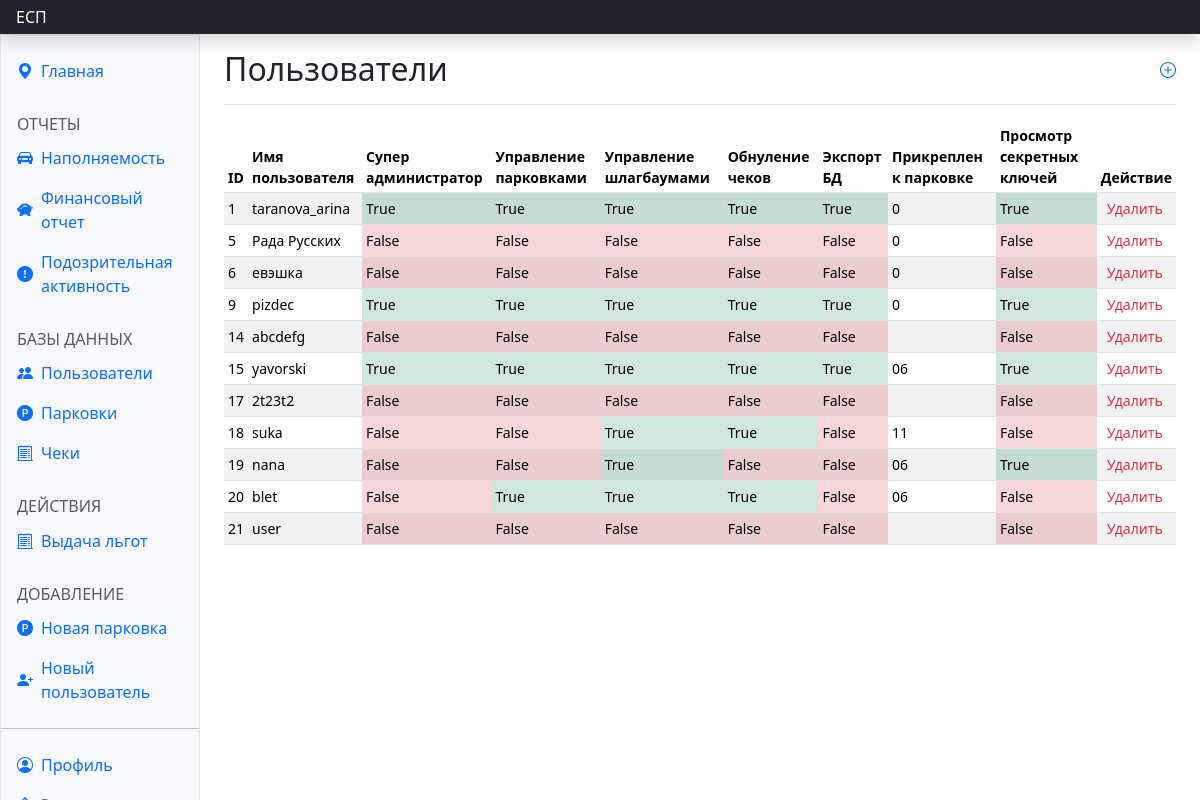
/dash_users/ (signed in), run on an earlier commit of the app's database.
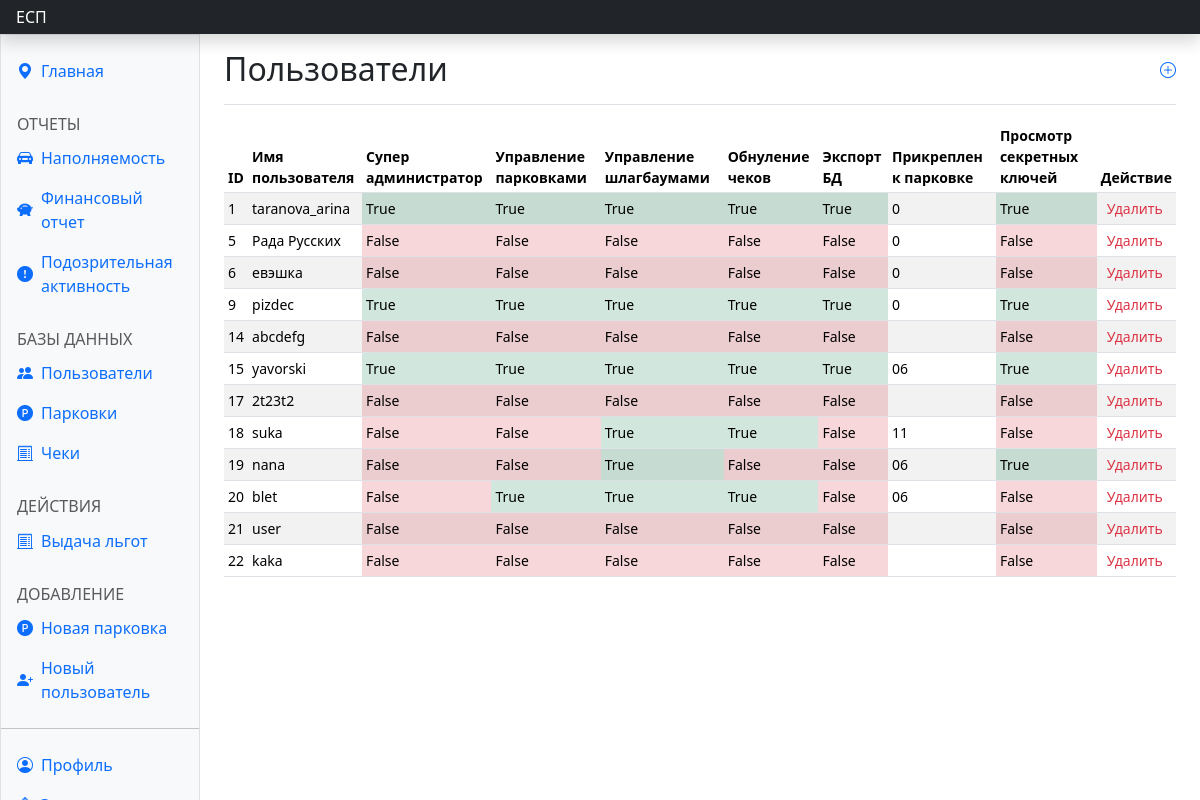
And on a later commit of the database.
### parkingapp/models.py (models this page shows, shortened)
class User(AbstractUser):
    card_num = models.PositiveBigIntegerField(default=0000)
    username = models.CharField(max_length=20, unique=True)
    phone_number = models.CharField(max_length=16, default=" ")
    park_id = models.CharField(default='', max_length=100)
    car_num = models.CharField(max_length=12, default='')
    is_superadmin = models.BooleanField(default=False)
    parking_control = models.BooleanField(default=False)
    barrier_control = models.BooleanField(default=False)
    coupon_control = models.BooleanField(default=False)
    export_right = models.BooleanField(default=False)
    parking_lot_view = models.BooleanField(default=False)

### parkingapp/views.py (the view)
# urls.py: path('dash_users/', views.dash_users, name='dash_users'),
@login_required(redirect_field_name=None)
def dash_users(request):
    if not request.user.is_superadmin:
        return redirect(reverse('parkingapp:dont_have_access'))
    if request.method == 'POST':
        value = request.POST.get('delete')
        user = User.objects.get(pk=value)
        user.delete()
    users = User.objects.all()
    context = {
        'title': '',
        'users': list(users),
    }
    return render(request, 'dash_users.html', context)

### parkingapp/templates/dash_users.html (shortened to what this page needs)
{% extends 'dash_base.html' %}
{% block usersact %}active{% endblock %}
{% block content %}
<main class="col-md-9 ms-sm-auto col-lg-10 px-md-4">
  <div class="d-flex justify-content-between flex-wrap flex-md-nowrap align-items-center pt-3 pb-2 mb-3 border-bottom">
    <h1 class="h2">Пользователи</h1>
    <a href="{% url 'parkingapp:signadmin' %}" class="text-decoration-none mb-2"><i class="bi bi-plus-circle"></i></a>
  </div>
  <div class="table-responsive small">
    <table class="table table-striped table-sm">
      <thead>
        <tr>
          <th scope="col">ID</th>
          <th scope="col">Имя пользователя</th>
          <th scope="col">Супер администратор</th>
          <th scope="col">Управление парковками</th>
          <th scope="col">Управление шлагбаумами</th>
          <th scope="col">Обнуление чеков</th>
          <th scope="col">Экспорт БД</th>
          <th scope="col">Прикреплен к парковке</th>
          <th scope="col">Просмотр секретных ключей</th>
          <th scope="col">Действие</th>
        </tr>
      </thead>
      <tbody class="align-middle">
        {% for el in users %}
        <tr>
          <td>{{ el.pk }}</td>
          <td>{{ el.username }}</td>
          <td class="{% if el.is_superadmin %} bg-success-subtle {% else %} bg-danger-subtle {% endif %}">
            {{ el.is_superadmin }}</td>
          <td class="{% if el.parking_control %} bg-success-subtle {% else %} bg-danger-subtle {% endif %}">
            {{ el.parking_control }}</td>
          <td class="{% if el.barrier_control %} bg-success-subtle {% else %} bg-danger-subtle {% endif %}">
            {{ el.barrier_control }}</td>
          <td class="{% if el.coupon_control %} bg-success-subtle {% else %} bg-danger-subtle {% endif %}">
            {{ el.coupon_control }}</td>
          <td class="{% if el.export_right %} bg-success-subtle {% else %} bg-danger-subtle {% endif %}">
            {{ el.export_right }}</td>
          <td>{{ el.park_id }}</td>
          <td class="{% if el.parking_lot_view %} bg-success-subtle {% else %} bg-danger-subtle {% endif %}">
            {{ el.parking_lot_view }}</td>
          <td><button class="text-danger" type="button" data-bs-whatever="{{el.pk}}" data-bs-toggle="modal"
              data-bs-target="#exampleModal" style="border: none; background: none;">Удалить</button></td>
        </tr>
        {% endfor %}
      </tbody>
    </table>
  </div>
</main>
{% endblock %}

What changed in the data, as far as the page shows it:
added User: pk "22", username "kaka", is_superadmin "False", parking_control "False", barrier_control "False", coupon_control "False", export_right "False", parking_lot_view "False"
